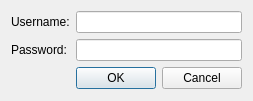
<?xml version="1.0" encoding="UTF-8"?>
<ui version="4.0">
 <class>Login</class>
 <widget class="QDialog" name="Login">
  <property name="geometry">
   <rect>
    <x>0</x>
    <y>0</y>
    <width>234</width>
    <height>101</height>
   </rect>
  </property>
  <property name="windowTitle">
   <string>Plex.tv Login</string>
  </property>
  <layout class="QVBoxLayout" name="verticalLayout">
   <item>
    <layout class="QFormLayout" name="formLayout_2">
     <item row="1" column="1">
      <widget class="QLineEdit" name="username"/>
     </item>
     <item row="2" column="1">
      <widget class="QLineEdit" name="password">
       <property name="echoMode">
        <enum>QLineEdit::Password</enum>
       </property>
      </widget>
     </item>
     <item row="1" column="0">
      <widget class="QLabel" name="label">
       <property name="text">
        <string>Username:</string>
       </property>
      </widget>
     </item>
     <item row="2" column="0">
      <widget class="QLabel" name="label_2">
       <property name="text">
        <string>Password:</string>
       </property>
      </widget>
     </item>
     <item row="3" column="1">
      <widget class="QDialogButtonBox" name="buttonBox">
       <property name="orientation">
        <enum>Qt::Horizontal</enum>
       </property>
       <property name="standardButtons">
        <set>QDialogButtonBox::Cancel|QDialogButtonBox::Ok</set>
       </property>
      </widget>
     </item>
    </layout>
   </item>
  </layout>
 </widget>
 <resources/>
 <connections>
  <connection>
   <sender>buttonBox</sender>
   <signal>accepted()</signal>
   <receiver>Login</receiver>
   <slot>accept()</slot>
   <hints>
    <hint type="sourcelabel">
     <x>248</x>
     <y>254</y>
    </hint>
    <hint type="destinationlabel">
     <x>157</x>
     <y>274</y>
    </hint>
   </hints>
  </connection>
  <connection>
   <sender>buttonBox</sender>
   <signal>rejected()</signal>
   <receiver>Login</receiver>
   <slot>reject()</slot>
   <hints>
    <hint type="sourcelabel">
     <x>316</x>
     <y>260</y>
    </hint>
    <hint type="destinationlabel">
     <x>286</x>
     <y>274</y>
    </hint>
   </hints>
  </connection>
 </connections>
</ui>
